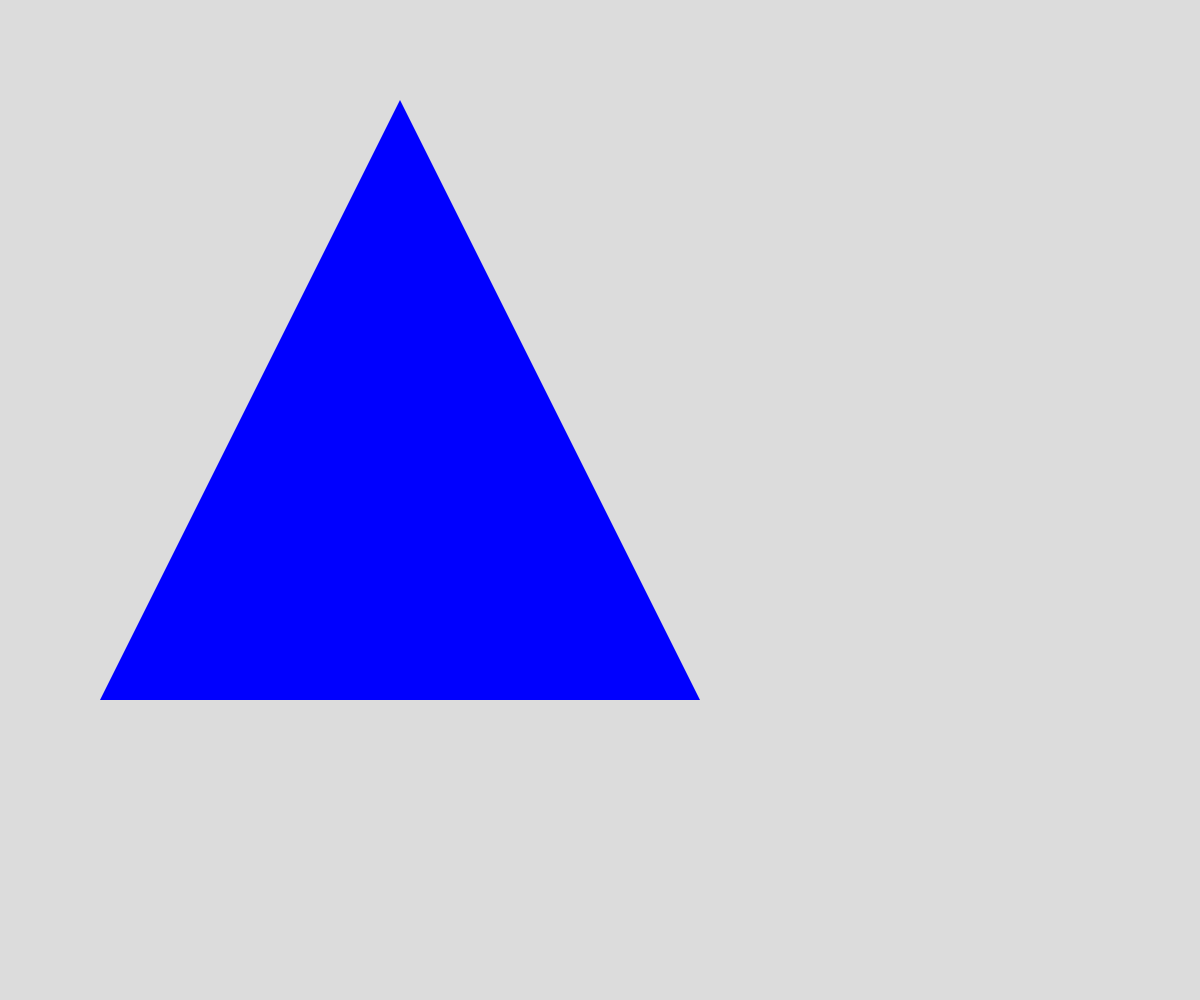
Frame 1 (no input)
Frame 60 (no input): identical to frame 1, image omitted
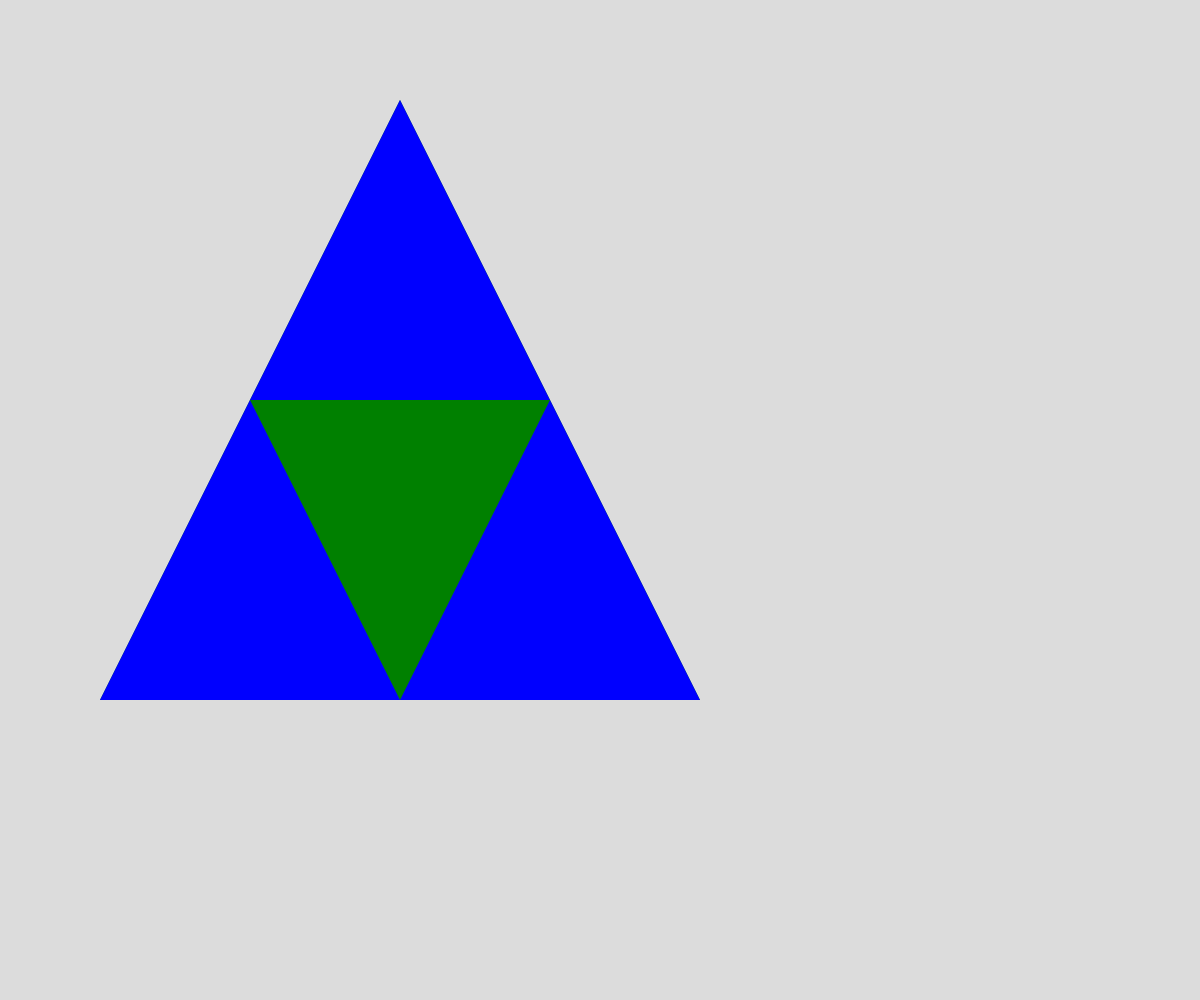
Frame 120 (the mouse pressed at the canvas centre since frame 60)

The p5.js sketch that drew these frames (run headless with seeded random() and noise() and a simulated clock; from frame 60 on, the mouse is pressed at the canvas centre):

// p5.js sketch
// ── sketch.js
// Project Title
// Your Name
// Date
//
// Extra for Experts:
// - describe what you did to take this project "above and beyond"


let triVertex = [
  {x: 400, y: 100},
  {x: 100, y: 700},
  {x: 700, y: 700},

];

let depth = 0;

function setup() {
  createCanvas(windowWidth, windowHeight);

}

function draw() {
  background(220);
  recTri(triVertex, depth);
}

function mousePressed(){
  depth++;
}

function recTri(points, degree){

  let theCOlours =["blue", "green", "red","orange","yellow","black","purple","navy","white","lightblue","lightgreen","pink","cyan"];
  fill(theCOlours[degree]);
  noStroke();
  triangle(points[0].x, points[0].y,points[1].x, points[1].y,points[2].x, points[2].y);

  if (degree > 0) {
    recTri([points[0], 
      getMid(points[0], points[1]),
      getMid(points[0], points[2])],
    degree-1);

    recTri([points[1], 
      getMid(points[0], points[1]),
      getMid(points[1], points[2])],
    degree-1);

    recTri([points[2], 
      getMid(points[0], points[2]),
      getMid(points[1], points[2])],
    degree-1);
  }

}

function getMid(point1, point2){
  let xDif = (point1.x + point2.x)/2;
  let yDif = (point1.y + point2.y)/2;
  let midpoint = {x: xDif, y: yDif};
  return midpoint;
}
